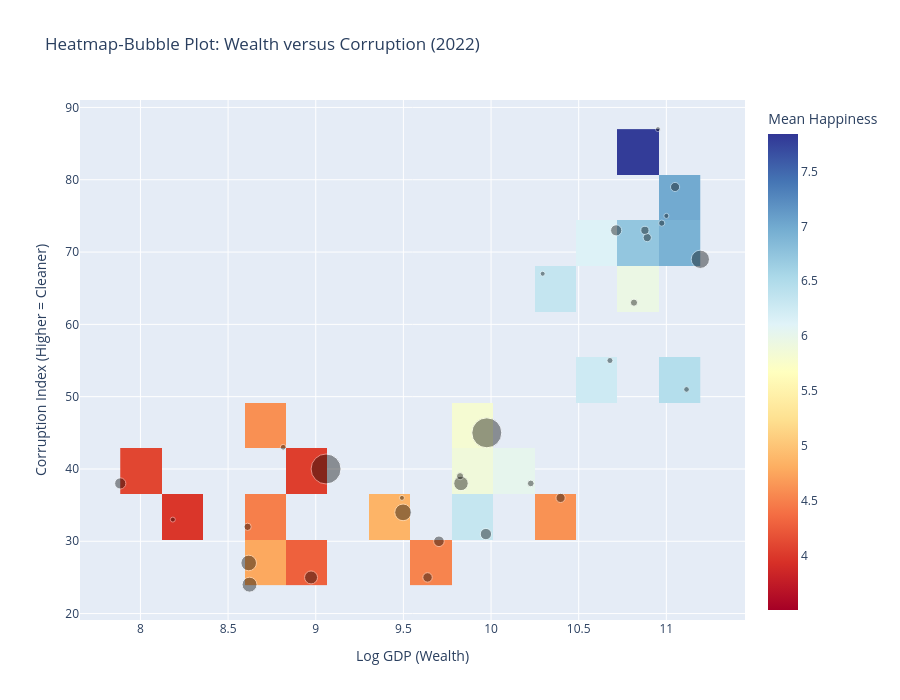

Notebook code for this chart:
### Code cell
import plotly.graph_objects as go
import numpy as np
import pandas as pd

# Ensure numpy is imported for log calculation
df30['log_gdp'] = np.log1p(df30['gdp_per_capita_ppp'])

def heatmap_gdp_corruption(year=2019, x_bins=12, y_bins=10):
    dfy = df30[df30['year']==year].dropna(subset=['log_gdp','corruption_index','happiness_score','population_millions'])
    
    if dfy.empty:
        raise ValueError(f"No data for year {year}")

    # 1. Define bins
    x_edges = np.linspace(dfy['log_gdp'].min(), dfy['log_gdp'].max(), x_bins+1)
    y_edges = np.linspace(dfy['corruption_index'].min(), dfy['corruption_index'].max(), y_bins+1)

    # 2. Cut data into bins
    dfy['xbin'] = pd.cut(dfy['log_gdp'], bins=x_edges, labels=range(x_bins), include_lowest=True)
    dfy['ybin'] = pd.cut(dfy['corruption_index'], bins=y_edges, labels=range(y_bins), include_lowest=True)

    # 3. Aggregate
    # We group by bins and calculate mean happiness
    grouped = dfy.groupby(['xbin', 'ybin'])['happiness_score'].mean()

    # 4. SAFETY STEP: Reindex to ensure full grid
    # This prevents the heatmap from breaking if some bins are empty
    full_idx = pd.MultiIndex.from_product([range(x_bins), range(y_bins)], names=['xbin', 'ybin'])
    pivot = grouped.reindex(full_idx).unstack(fill_value=np.nan)

    # 5. Prepare Grid for Plotly
    z = pivot.values  # This is now guaranteed to be shape (x_bins, y_bins)
    
    # Calculate centers for axis labels
    x_centers = 0.5 * (x_edges[:-1] + x_edges[1:])
    y_centers = 0.5 * (y_edges[:-1] + y_edges[1:])

    # 6. Plot
    fig = go.Figure()

    # Heatmap Layer
    fig.add_trace(go.Heatmap(
        z = z.T, # Transpose to match Plotly's (y, x) expectation
        x = x_centers,
        y = y_centers,
        colorscale='RdYlBu', # Red=Low Happiness, Blue=High
        zmin=df30['happiness_score'].min(), 
        zmax=df30['happiness_score'].max(),
        colorbar=dict(title='Mean Happiness'),
        hoverongaps=False
    ))

    # Scatter Layer (Overlay Countries)
    fig.add_trace(go.Scatter(
        x = dfy['log_gdp'],
        y = dfy['corruption_index'],
        mode='markers', # Removed text to avoid clutter, added hover
        marker=dict(
            size=np.clip(dfy['population_millions']**0.5, 5, 30), 
            color='black', 
            opacity=0.4,
            line=dict(width=1, color='white')
        ),
        text = dfy['country'],
        hoverinfo='text',
        hovertext = dfy.apply(lambda r: f"<b>{r.country}</b><br>Happiness: {r.happiness_score:.1f}<br>Corruption: {r.corruption_index:.1f}", axis=1)
    ))

    fig.update_layout(
        title=f'Heatmap-Bubble Plot: Wealth versus Corruption ({year})',
        xaxis_title='Log GDP (Wealth)', 
        yaxis_title='Corruption Index (Higher = Cleaner)',
        width=900, height=700
    )
    return fig

# Run the fixed function
fig_h = heatmap_gdp_corruption(year=2022, x_bins=14, y_bins=10)
fig_h.show()

### Figure 1 — Plotly figure (JSON) as saved in the notebook; plotly's stock layout.template omitted (floating-point values rounded to 4 significant figures; data arrays with more than 128 entries replaced by an {"elided": "..."} marker saying what was removed)
{"data": [{"colorbar": {"title": {"text": "Mean Happiness"}}, "colorscale": [[0, "rgb(165,0,38)"], [0.1, "rgb(215,48,39)"], [0.2, "rgb(244,109,67)"], [0.3, "rgb(253,174,97)"], [0.4, "rgb(254,224,144)"], [0.5, "rgb(255,255,191)"], [0.6, "rgb(224,243,248)"], [0.7, "rgb(171,217,233)"], [0.8, "rgb(116,173,209)"], [0.9, "rgb(69,117,180)"], [1, "rgb(49,54,149)"]], "hoverongaps": false, "type": "heatmap", "x": [8.003, 8.239, 8.476, 8.712, 8.948, 9.185, 9.421, 9.657, 9.894, 10.13, 10.37, 10.6, 10.84, 11.08], "y": [27.15, 33.45, 39.75, 46.05, 52.35, 58.65, 64.95, 71.25, 77.55, 83.85], "z": {"elided": "10x14 float values"}, "zmax": 7.842, "zmin": 3.502}, {"hoverinfo": "text", "hovertext": ["<b>Argentina</b><br>Happiness: 6.0<br>Corruption: 38.0", "<b>Australia</b><br>Happiness: 7.1<br>Corruption: 75.0", "<b>Bangladesh</b><br>Happiness: 4.3<br>Corruption: 25.0", "<b>Brazil</b><br>Happiness: 6.1<br>Corruption: 38.0", "<b>Canada</b><br>Happiness: 7.0<br>Corruption: 74.0", "<b>Chile</b><br>Happiness: 6.3<br>Corruption: 67.0", "<b>China</b><br>Happiness: 5.8<br>Corruption: 45.0", "<b>Colombia</b><br>Happiness: 5.6<br>Corruption: 39.0", "<b>Egypt</b><br>Happiness: 4.2<br>Corruption: 30.0", "<b>Ethiopia</b><br>Happiness: 4.1<br>Corruption: 38.0", "<b>Finland</b><br>Happiness: 7.8<br>Corruption: 87.0", "<b>France</b><br>Happiness: 6.7<br>Corruption: 72.0", "<b>Germany</b><br>Happiness: 6.9<br>Corruption: 79.0", "<b>Ghana</b><br>Happiness: 4.6<br>Corruption: 43.0", "<b>India</b><br>Happiness: 4.0<br>Corruption: 40.0", "<b>Indonesia</b><br>Happiness: 5.3<br>Corruption: 34.0", "<b>Iran</b><br>Happiness: 4.9<br>Corruption: 25.0", "<b>Japan</b><br>Happiness: 6.1<br>Corruption: 73.0", "<b>Kenya</b><br>Happiness: 4.5<br>Corruption: 32.0", "<b>Mexico</b><br>Happiness: 6.3<br>Corruption: 31.0", "<b>Nigeria</b><br>Happiness: 5.0<br>Corruption: 24.0", "<b>Pakistan</b><br>Happiness: 4.6<br>Corruption: 27.0", "<b>Poland</b><br>Happiness: 6.3<br>Corruption: 55.0", "<b>Saudi Arabia</b><br>Happiness: 6.5<br>Corruption: 51.0", "<b>South Korea</b><br>Happiness: 6.0<br>Corruption: 63.0", "<b>Sri Lanka</b><br>Happiness: 4.4<br>Corruption: 36.0", "<b>Turkey</b><br>Happiness: 4.6<br>Corruption: 36.0", "<b>United Kingdom</b><br>Happiness: 6.8<br>Corruption: 73.0", "<b>United States</b><br>Happiness: 6.9<br>Corruption: 69.0", "<b>Zambia</b><br>Happiness: 4.0<br>Corruption: 33.0"], "marker": {"color": "black", "line": {"color": "white", "width": 1}, "opacity": 0.4, "size": [6.739, 5.1, 13.01, 14.5, 6.24, 5.0, 30.0, 7.193, 10.61, 11.2, 5.0, 8.25, 9.154, 5.758, 30.0, 16.7, 9.462, 11.19, 7.366, 11.34, 14.94, 15.61, 6.068, 5.672, 7.188, 5.0, 9.218, 8.222, 18.28, 5.0]}, "mode": "markers", "text": ["Argentina", "Australia", "Bangladesh", "Brazil", "Canada", "Chile", "China", "Colombia", "Egypt", "Ethiopia", "Finland", "France", "Germany", "Ghana", "India", "Indonesia", "Iran", "Japan", "Kenya", "Mexico", "Nigeria", "Pakistan", "Poland", "Saudi Arabia", "South Korea", "Sri Lanka", "Turkey", "United Kingdom", "United States", "Zambia"], "type": "scatter", "x": [10.23, 11.0, 8.973, 9.828, 10.97, 10.29, 9.976, 9.823, 9.703, 7.885, 10.95, 10.89, 11.05, 8.814, 9.059, 9.498, 9.638, 10.71, 8.611, 9.971, 8.622, 8.617, 10.68, 11.12, 10.82, 9.492, 10.4, 10.88, 11.19, 8.185], "y": [38.0, 75.0, 25.0, 38.0, 74.0, 67.0, 45.0, 39.0, 30.0, 38.0, 87.0, 72.0, 79.0, 43.0, 40.0, 34.0, 25.0, 73.0, 32.0, 31.0, 24.0, 27.0, 55.0, 51.0, 63.0, 36.0, 36.0, 73.0, 69.0, 33.0]}], "layout": {"height": 700, "title": {"text": "Heatmap-Bubble Plot: Wealth versus Corruption (2022)"}, "width": 900, "xaxis": {"title": {"text": "Log GDP (Wealth)"}}, "yaxis": {"title": {"text": "Corruption Index (Higher = Cleaner)"}}}}
